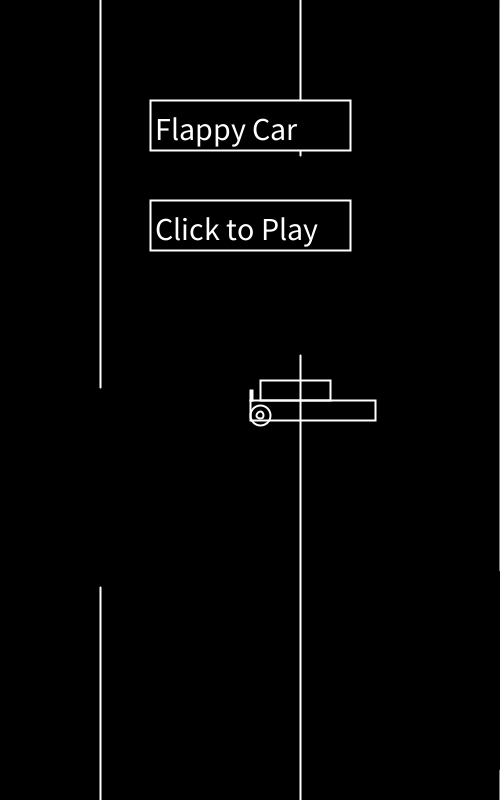
Frame 1 (no input)
Frame 60 (the mouse pressed at the canvas centre just before this capture): identical to frame 1, image omitted
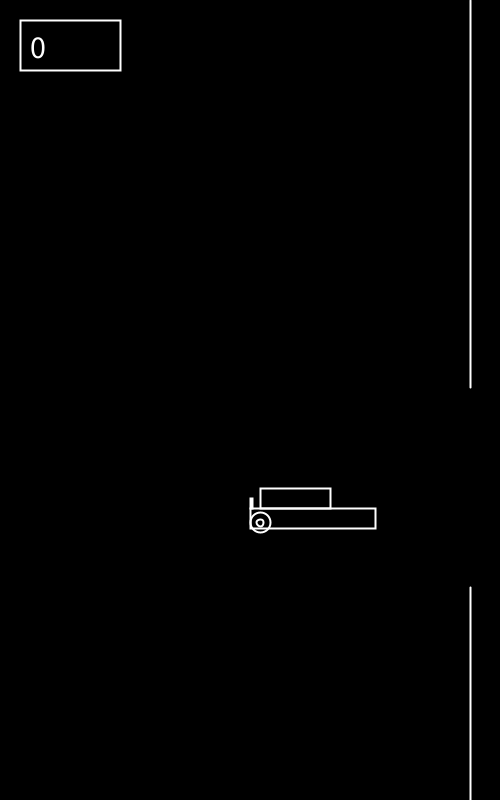
Frame 120 (the mouse held since frame 60 and released just before this capture)

The Processing sketch that drew these frames (run headless with seeded random() and noise(); from frame 60 on, the mouse is pressed at the canvas centre):

// Processing sketch: flappy_car
// ── flappy_car.pde
//Flappy Code
   
    car c= new car();
    walls[] w = new walls[3];
    boolean end=false;
    boolean intro=true;
    int score=0;
    
    
    
    void setup(){
      size(500,800);
      for(int i = 0;i<3;i++){
      w[i]=new walls(i);
      
      }
    }
    void draw(){
      background(0);
       background(0);


      if(end){
      c.move();
      }
      c.drawBird();
      if(end){
      c.drag();
      }
      c.checkCollisions();
      for(int i = 0;i<3;i++){
      w[i].drawPillar();
      w[i].checkPosition();
      }
      fill(0);
      stroke(255);
      textSize(32);
      if(end){
      rect(20,20,100,50);
      fill(255);
      text(score,30,58);
      }else{
      rect(150,100,200,50);
      rect(150,200,200,50);
      fill(255);
      if(intro){
        text("Flappy Car",155,140);
        text("Click to Play",155,240);
      }else{
      text("you crashed",170,140);
      text("next lap",180,240);
      text(score,280,240);
      }
      }
    }
   
    
   

// ── car.pde

class car{
  float xPos,yPos,ySpeed,zPos,vPos,vSpeed;
  car(){
    xPos=250;
    yPos=400;
    zPos=260;
    vPos=415;
    
  }
  
  void drawBird() {
    stroke(255);
    noFill();
    strokeWeight(2);
    rect(xPos,yPos,2,-10);
    rect(xPos,yPos,125,20);
    rect(zPos,yPos,70,-20);
     ellipse(zPos,vPos,20,20);
       ellipse(zPos,vPos,7,7);

   
  }
  void jump() {
    ySpeed=-10;
    vSpeed=-10;
  }
  void drag() {
    ySpeed+=0.4;
    vSpeed+=0.4;
  }
  void move() {
    yPos+=ySpeed; 
    vPos+=vSpeed;
    for (int i = 0; i<3; i++) {
      w[i].xPos-=3;
    }
  }
  void checkCollisions() {
    if (yPos>800) {
      if(vPos>800)
      end=false;
    }
    for (int i = 0; i<3; i++) {
      if ((xPos<w[i].xPos+10&&xPos>w[i].xPos-10)&&(yPos<w[i].opening-100||yPos>w[i].opening+100)) {
        end=false;
      }
    }
  }}

// ── flag.pde
class flag {
  float xPos, yPos, ySpeed;
  PShape s;  // The PShape object
  float x=25;
  flag() {
    xPos = 300;
    yPos = 400;

    // Creating a custom PShape as a square, by
    // specifying a series of vertices.
    s = createShape();
    s.beginShape();
    s.fill(34, 139, 34);
    s.noStroke();
    s.vertex(0, 0);
    s.vertex(0, 50);
    s.vertex(50, 50);
    s.vertex(50, 0);
    s.endShape(CLOSE);
  }}

// ── walls.pde
 class walls{
      float xPos, opening;
      boolean cashed = false;
     walls(int i){
      xPos = 100+(i*200);
      opening = random(600)+100;
     }
     void drawPillar(){
       line(xPos,0,xPos,opening-100);  
       line(xPos,opening+100,xPos,800);
     }
     void checkPosition(){
      if(xPos<0){
       xPos+=(200*3);
       opening = random(600)+100;
       cashed=false;
      } 
      if(xPos<250&&cashed==false){
       cashed=true;
       score++; 
      }
     }

    }
    void reset(){
     end=true;
     score=0;
     c.yPos=400;
     for(int i = 0;i<3;i++){
      w[i].xPos+=550;
     w[i].cashed = false;
     }
    }
    void mousePressed(){
     c.jump();
     intro=false;
     if(end==false){
       reset();
     }
    }
    void keyPressed(){
     c.jump(); 
     intro=false;
     if(end==false){
       reset();
     }
    }
